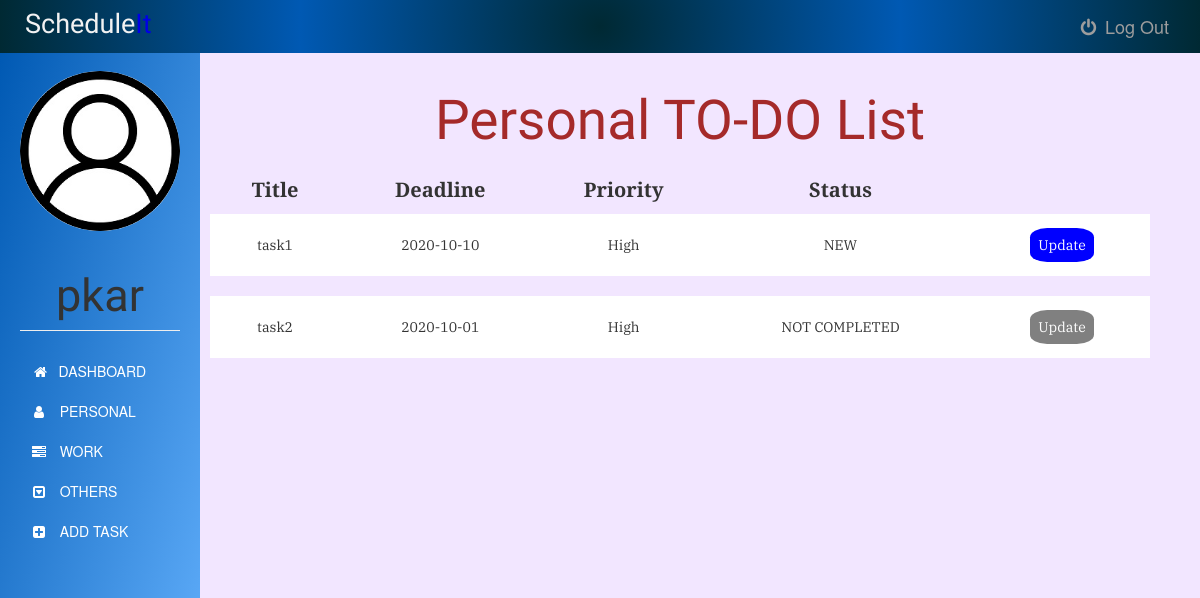
The app's page /personaltask (signed in), older data.
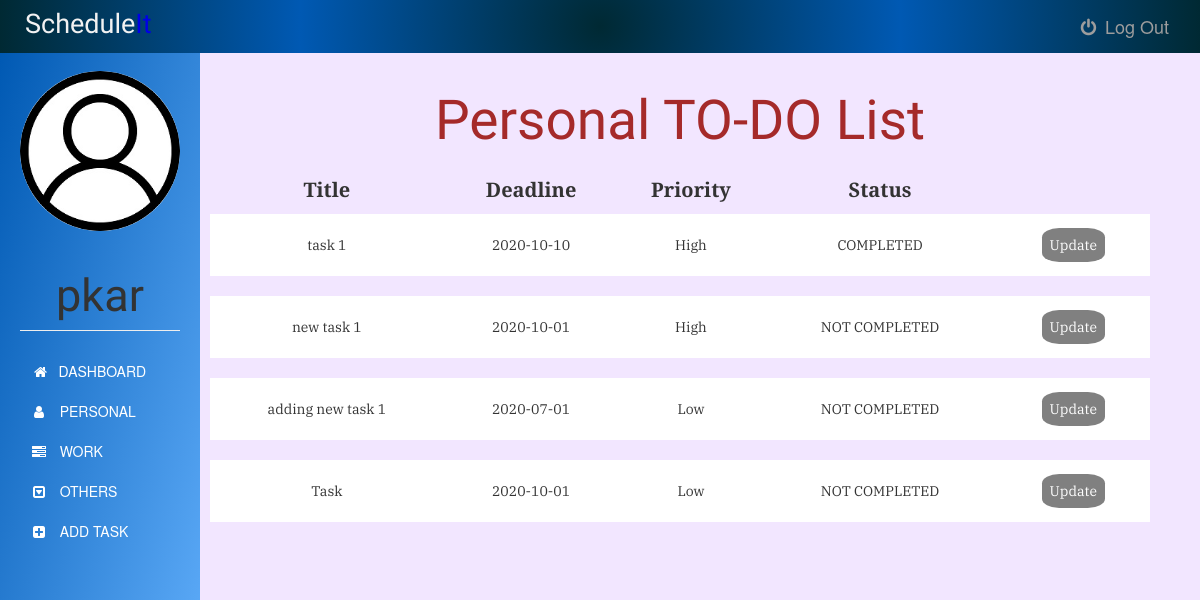
The same page, newer data.
### app.py (models this page shows)
class User(UserMixin, db.Model):
    id = db.Column(db.Integer, primary_key=True)
    username = db.Column(db.String(15), unique=True, nullable=False)
    email = db.Column(db.String(50), unique=True, nullable=False)
    password = db.Column(db.String(80), unique=True, nullable=False)
    tasks = db.relationship('Task', backref='author', lazy=True)

class Task(db.Model):
    id = db.Column(db.Integer, primary_key=True)
    title = db.Column(db.Text, nullable=False)
    date = db.Column(db.Date, nullable=False)
    content = db.Column(db.Text, nullable=False)
    WorkType = db.Column(db.Text, nullable=False)
    priority = db.Column(db.Text)
    status = db.Column(db.Text, nullable=False, default='NEW')
    user_id = db.Column(db.Integer, db.ForeignKey('user.id'), nullable=False)

### app.py (the view)
@app.route('/personaltask', methods=['GET', 'POST'])
@login_required
def personaltask():
    tasks = Task.query.filter_by(user_id=current_user.id)
    return render_template('personal.html', tasks=tasks ,name=current_user.username, tdate=date.today())

### app.py (called while the page is built)
@login_manager.user_loader
def load_user(user_id):
    return User.query.get(int(user_id))

### templates/personal.html (shortened to what this page needs)
{% extends "bootstrap/base.html" %}
{% block styles %}
{{super()}}
<link rel="stylesheet" href="{{url_for('.static', filename='personal.css')}}">
<link rel="stylesheet" href="https://maxcdn.bootstrapcdn.com/font-awesome/4.7.0/css/font-awesome.min.css">
{% endblock %}
{% block content %}
    <nav class="navbar navbar-inverse navbar-fixed-top">
      <div class="container-fluid">
        <div class="navbar-header">
          <center><h3><span>Schedule</span>It</h3></center>
        </div>
        <div class="navbar-collapse">
          <ul class="nav navbar-nav">
            <li>
              <a href="{{ url_for('logout') }}">
              <i class="fa fa-power-off fa-fw" aria-hidden="true"></i>
              Log Out
              </a>
            </li>
          </ul>
          </div>
      </div>
    </nav>
    <div class="container-fluid">
      <div class="row">
        <nav class=" sidebar">
          <div class="image img-cir img-120">
            <center>
              <img src="{{url_for('static', filename='user-icon.jpg')}}" width="250" height="200" class="img-responsive"/>
            </center>
            <center>
              <h1 class="page-header">{{ name }}</h1>
            </center>
          </div>
          <div>
            <div class="nav nav-sidebar">
              <ul class="nav nav-sidebar">
                <li >
                  <a class="list-group-item" href="{{ url_for('dashboard') }}">
                    &nbsp;<i class="fa fa-home" aria-hidden="true"></i>&nbsp;&nbsp; DASHBOARD
                  </a>
                </li>
                <li>
                  <a class="list-group-item" href="#">
                    <i class="fa fa-user fa-fw" aria-hidden="true"></i>&nbsp;&nbsp; PERSONAL
                  </a>
                </li>
                <li>
                  <a class="list-group-item" href="{{ url_for('worktask') }}">
                    <i class="fa fa-tasks fa-fw" aria-hidden="true"></i>&nbsp;&nbsp; WORK
                  </a>
                </li>
                <li>
                  <a class="list-group-item" href="{{ url_for('othertask') }}">
                    <i class="fa fa-caret-square-o-down fa-fw" aria-hidden="true"></i>&nbsp;&nbsp; OTHERS
                  </a>
                </li>
                <li>
                  <a class="list-group-item" href="{{ url_for('addtask') }}">
                    <i class="fa fa-plus-square fa-fw" aria-hidden="true"></i>&nbsp;&nbsp; ADD TASK
                  </a>
                </li>
              </ul>
            </div>
          </div>
        </nav>
        <div class="col-sm-9 col-sm-offset-3 col-md-10 col-md-offset-2 main">
          	<center><h1>Personal TO-DO List</h1></center>
          	<table>
          		<thead>
	          		<tr>
	          			<th>Title</th>
	          			<th>Deadline</th>
	          			<th>Priority</th>
	          			<th>Status</th>
	          		</tr>
          		</thead>
          		<tbody>
	          		{% for task in tasks %}
	          			{% if task.WorkType == "Personal"  %}
	          				<tr>
			          			<td>{{task.title}}</td>
			          			<td>{{task.date}}</td>
			          			<td>{{task.priority}}</td>
			          			{% if tdate > task.date and (task.status !="CANCELLED" or task.status !="COMPLETED") %}
                        <td class="status">NOT COMPLETED</td>
                      {% else %}
                        <td class="status">{{task.status}}</td>
                      {% endif %}
                      {% if (task.status == "NEW" or task.status == "IN PROGRESS" or task.status == "NOT STARTED") and tdate <= task.date %}
			          			  <td><a href="{{ url_for('update_task', task_id=task.id) }}">Update</a></td>
                      {% else %}
                        <td><a class="arcup" href="#">Update</a></td>
                      {% endif %}
			          		</tr>
			          		<tr class="spacer">
			          		<tr>
			          	{% endif %}
			        {% endfor %}
		        </tbody>
          	</table>
        </div>
      </div>
    </div>
{% endblock %}

### static/personal.css (style rules this page uses)
body { padding-top: 50px; background-color: #f2e6ff; }
.navbar-fixed-top { border: 0; }
.navbar { background-image: radial-gradient(circle, #002933,#0059b3, #002933); }
.navbar-header h3 { font-family: 'Oswald', sans-serif; font-size: 27px; margin: 10px; color: #0000e6; }
.navbar-header span { font-size: 27px; color: #f2f2f2; }
.navbar-collapse ul { float: right; margin: 3px; list-style: none; }
.navbar-collapse ul li { float: left; position: relative; }
.navbar-collapse ul li a { display: block; margin: 0px; padding: 13px; font-size: 18px; text-decoration: none; }
.sidebar { width: 200px; position: fixed; top: 51px; bottom: 0; left: 0; z-index: 1000; display: block; padding: 20px; overflow-x: hidden; overflow-y: auto; background-image: linear-gradient(to bottom right, #0059b3, #66b3ff); }
.sidebar .page-header { font-size: 45px; font-family: 'Tenali Ramakrishna', sans-serif; }
.nav-sidebar { margin-right: -21px; margin-bottom: 20px; margin-left: -20px; }
.nav-sidebar > li > a { padding-right: 20px; padding-left: 50px; }
.nav-sidebar ul li a { background-color: transparent; color: white; border: none; }
.nav-sidebar a { display: none; }
.row img { border-radius: 50%; }
.main { margin-top: 1px; padding: 30px; right: 20px; }
.main h1 { margin-top: 4px; padding: 5px; font-size: 55px; color: brown; font-family: 'Tenali Ramakrishna', sans-serif; text-align: center; }
.main table { width: 100%; }
.main thead tr { font-size: 20px; font-family: 'PT Serif', serif; }
.main tbody tr { background-color: white; font-family: 'IBM Plex Serif', serif; }
.main tbody .spacer { height: 20px; }
.main thead th { padding: 10px; text-align: center; }
.main tbody td { padding: 21px; text-align: center; }
.main tbody td a { text-decoration: none; padding: 8px; background-color: blue; color: white; border-radius: 27%; }
.main .arcup { background-color: grey; }

Row changes from the older to the newer data that the page shows:
no longer on this page (row edited): Task: title "task2", date "2020-10-01", priority "High", status "NOT COMPLETED"
changed Task: title "task1" → "task 1"; status "NEW" → "COMPLETED"
now on this page (row edited): Task: title "new task 1", date "2020-10-01", priority "High", status "NOT COMPLETED"
added Task: title "adding new task 1", date "2020-07-01", priority "Low", status "NOT COMPLETED"
added Task: title "Task", date "2020-10-01", priority "Low", status "NOT COMPLETED"
